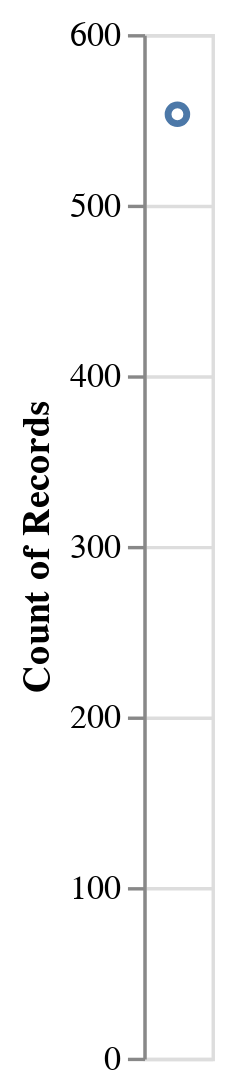

This figure's notebook cell:
### Markdown cell above
We used the string `count()` to indicatate that we want to count the number of points. If we didn't encode Base Stat Total in the x-axis, we would just count the total number of points, like shown below:

### Code cell
alt.Chart(df).mark_point().encode(
    y='count()',
)

### Figure 1 — Vega-Lite specification as saved in the notebook (floating-point values rounded to 4 significant figures; data arrays with more than 128 entries replaced by an {"elided": "..."} marker saying what was removed)
{"config": {"view": {"continuousWidth": 400, "continuousHeight": 300}}, "data": {"name": "data-4ba12c371029303f29772324f5d63a54"}, "mark": "point", "encoding": {"y": {"type": "quantitative", "aggregate": "count"}}, "$schema": "https://vega.github.io/schema/vega-lite/v4.8.1.json", "datasets": {"data-4ba12c371029303f29772324f5d63a54": {"elided": "553 records"}}}
